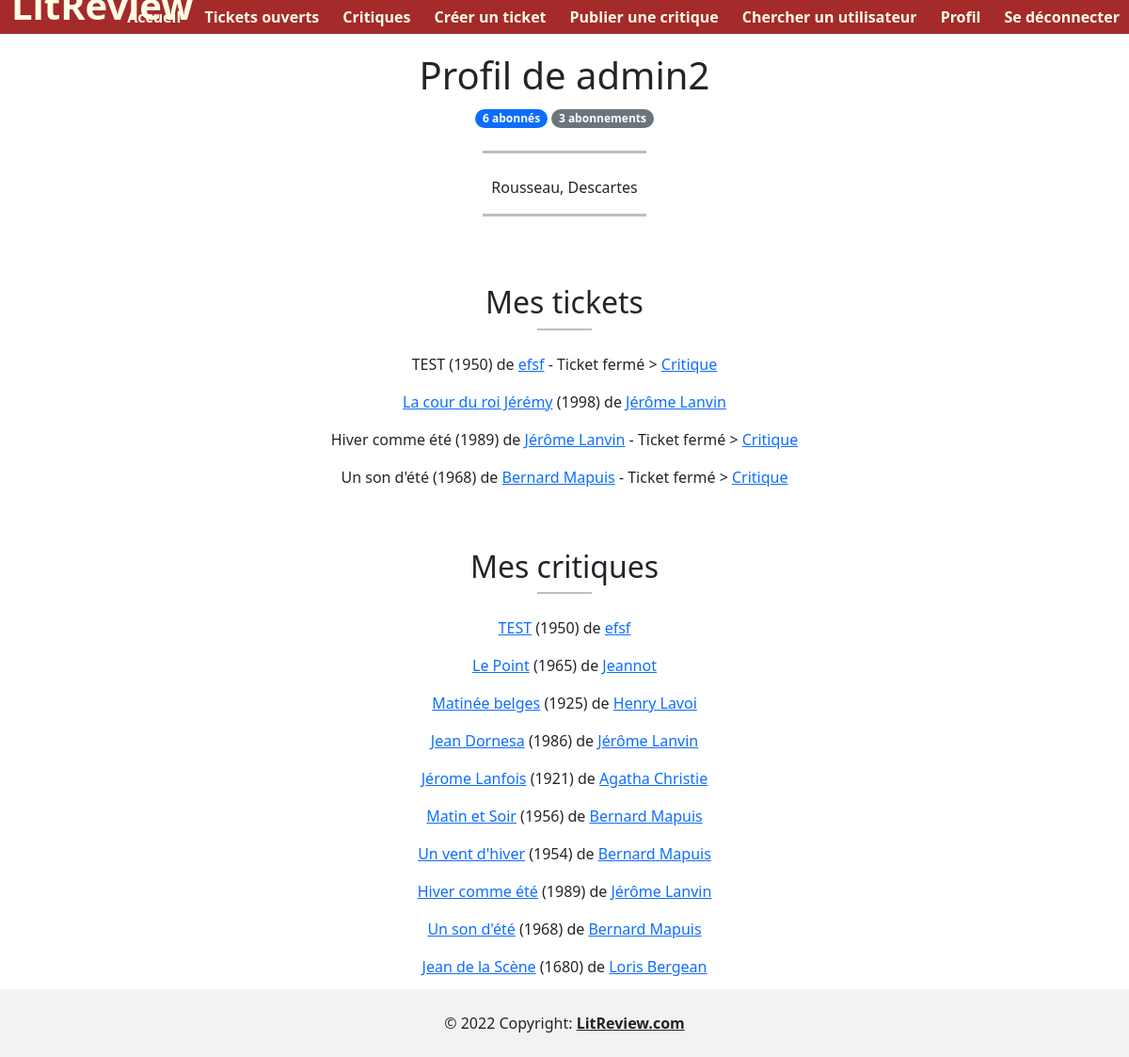
Before: /user/1 (signed in) with the older database file.
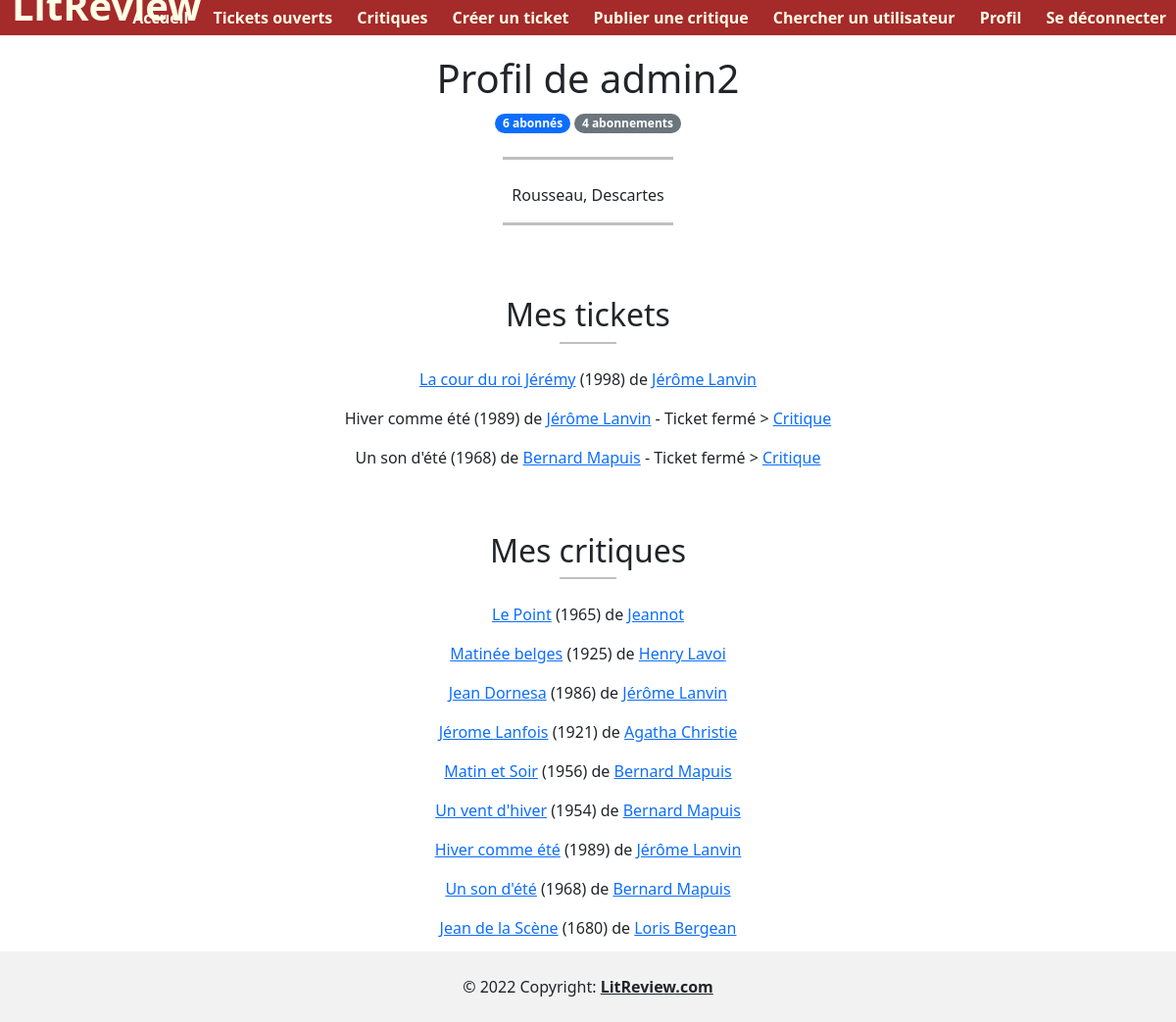
After: the same page with the newer database file.
### blog/models.py (models this page shows, shortened)
class Ticket(models.Model):
    content_reference = models.CharField(verbose_name='Titre de la référence', max_length=80)
    content_author = models.CharField(verbose_name='Nom de l\'auteur', max_length=80)
    content_picture = models.ImageField(verbose_name='Image', upload_to='ticket', blank=True, null=True)
    publication_year = models.IntegerField(verbose_name='Date de publication',
                                           validators=[MinValueValidator(-400),
                                                       MaxValueValidator(datetime.date.today().year+1)],
                                           blank=True, null=True)
    user = models.ForeignKey(settings.AUTH_USER_MODEL, on_delete=models.CASCADE, blank=True, null=True)
    user_comment = models.TextField(verbose_name='Commentaire', max_length=300)
    status = models.BooleanField(default=True)
    time_created = models.DateTimeField(auto_now_add=True, blank=True, null=True)
    def __str__(self):
        return self.content_reference
    class Meta:
        ordering = ['-time_created']

class Review(models.Model):
    RATING_CHOICE = [(1, "1"), (2, "2"), (3, "3"), (4, "4"), (5, "5")]
    ticket = models.ForeignKey(to=Ticket, on_delete=models.CASCADE, blank=True, null=True)
    rating = models.PositiveSmallIntegerField(verbose_name='Notes', choices=RATING_CHOICE)
    headline = models.CharField(verbose_name="Titre", max_length=32)
    body = models.TextField(verbose_name="Critique", max_length=8192, blank=True)
    user = models.ForeignKey(to=settings.AUTH_USER_MODEL, on_delete=models.CASCADE)
    time_created = models.DateTimeField(auto_now_add=True)
    content_reference = models.CharField(verbose_name='Titre de la référence', max_length=80, blank=True, null=True)
    content_author = models.CharField(verbose_name='Nom de l\'auteur', max_length=80, blank=True, null=True)
    content_picture = models.ImageField(verbose_name='Image', upload_to='ticket', blank=True, null=True)
    publication_year = models.IntegerField(verbose_name='Date de publication',
                                           validators=[MinValueValidator(-400),
                                                       MaxValueValidator(datetime.date.today().year+1)],
                                           blank=True, null=True)
    class Meta:
        ordering = ['-time_created']

### blog/views.py (the view)
# urls.py: path('user/<int:user_id>', views.user_page, name='user-page'),
@login_required
def user_page(request, user_id):
    guest = get_object_or_404(User, id=user_id)
    tickets = Ticket.objects.filter(user=user_id)
    reviews = Review.objects.filter(user=user_id)
    try:
        relation = UserFollows.objects.get(user_id=request.user, followed_user_id=guest)
        action = 'unfollow'
    except ObjectDoesNotExist:
        if guest.id != request.user.id:
            action = 'follow'
        else:
            action = 'self'
    followings_number = len(UserFollows.objects.filter(user_id=guest))
    followers_number = len(UserFollows.objects.filter(followed_user_id=guest))
    return render(request, 'user/user_page.html', context={
        'guest_id': guest,
        'tickets': tickets,
        'reviews': reviews,
        'foreign_reviews': Review.objects.all(),
        'page_ref': 'ticket-page',
        'action': action,
        'followings': followings_number,
        'followers': followers_number,
    })

### blog/templatetags/blog_extras.py (called while the page is built)
@register.simple_tag(takes_context=True)
def add_paranthesis(context, content):
    if content:
        return f'({content})'
    else:
        return ''

### blog/templates/user/user_page.html (shortened to what this page needs)
{% extends 'base.html' %}
{% load blog_extras %}
{% block content %}
<h1> Profil de {{ guest_id }} </h1>
<span class="badge rounded-pill bg-primary">{{ followers }} abonné{{ followers|pluralize:" ,s" }}</span>
<span class="badge rounded-pill bg-secondary">{{ followings }} abonnement{{ followings|pluralize:" ,s"}}</span>
<br>
{% if guest_id.description %}
    <br>
    <hr><br>
    <p>{{ guest_id.description }}</p>
{% endif %}
<hr><br><br>
<br>
<h2>Mes tickets</h2>
<hr class="small"><br>
<div class="content-items">
{% if tickets %}
    {% for ticket in tickets %}
            {% if ticket.status %}
            <p><a href="{% url page_ref ticket.id %}">{{ ticket }}</a>
                {% add_paranthesis ticket.publication_year %}
                de <a href="{% url 'author-page' ticket.content_author %}">{{ ticket.content_author }}</a></p>
            {% else %}
                <p>
                {{ ticket }}
                {% add_paranthesis ticket.publication_year %}
                    de <a href="{% url 'author-page' ticket.content_author %}">{{ ticket.content_author }}</a>
                - Ticket fermé >
                {% for review in foreign_reviews %}
                    {% if review.ticket.id == ticket.id %}
                        <a href="{% url 'show-review' review.id %}"> Critique </a>
                    {% endif %}
                {% endfor %}
                </p>
            {% endif %}
    {% endfor %}
{% else %}
    <i> Je n'ai pas encore ouvert de ticket </i>
{% endif %}
<br><br>
</div>
<h2>Mes critiques</h2>
<hr class="small"><br>
<div class="content-items">
{% if reviews %}
    {% for review in reviews %}
        <p><a href="{% url 'show-review' review.id %}">{{ review.content_reference }}</a>
            {% add_paranthesis review.publication_year %}
            de <a href="{% url 'author-page' review.content_author %}">{{ review.content_author }}</a>
        </p>
    {% endfor %}
{% else %}
    <i> Je n'ai pas encore publié de critique </i>
{% endif %}
</div>
{% endblock %}

Changed rows visible on the page:
removed Ticket: content_reference "TEST", publication_year "(1950)", content_author "efsf"
removed Review: shows "Critique", content_reference "TEST", publication_year "(1950)", content_author "efsf"
Other visible differences:
{{ followings }}: "3" → "4"
